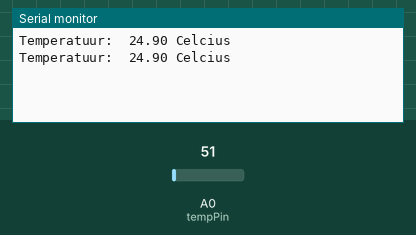
Recording of a sketch running on a simulated Arduino Uno, built with avr-gcc and run on an emulated ATmega328P. On the bench: the last lines printed to the serial monitor. The inputs (shaded band) are chosen by the test bench; at power-on: A0 (tempPin) = 51.

Above: at 1.8 s.
1.9 s: A0 (tempPin) set to 61
At 2.8 s:
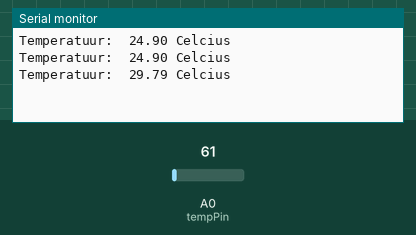
3.4 s: A0 (tempPin) set to 71
At 4.6 s:
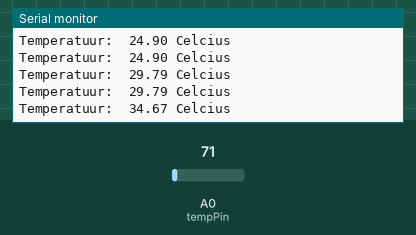
Timing chart, 0 to 6.4 s (numbered marks = the images above; inputs shaded):
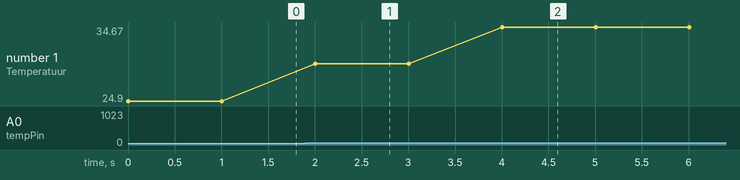

The sketch:

opdracht4.ino
```cpp
float temperatuur;
int tempPin = 0;


void setup() {
   //Serial Monitor setup
   Serial.begin(9600);
}

void loop() {
   temperatuur = analogRead(tempPin);
   // Leest analog volt van sensor en slaat de variabele op
   temperatuur = temperatuur * 0.48828125;
   // Zorgt ervoor dat de temperatuur gelijkwaardig wordt.
   Serial.print("Temperatuur:  ");
   // Laat temperatuur zien.
   Serial.print(temperatuur);
   Serial.print(" Celcius ");
   Serial.println();
   // Laat om de seconde zien wat de temperatuur is.
   delay(1000);
}
```

Measured:
- after the input at 1.9 s, the serial monitor: prints a new line after 0.10 s (image 1)
- after the input at 3.4 s, the serial monitor: prints a new line after 0.60 s (image 2)
- plotted number 1: 24.9 → 29.79 after the input at 1.9 s, 29.79 → 34.67 after the input at 3.4 s
